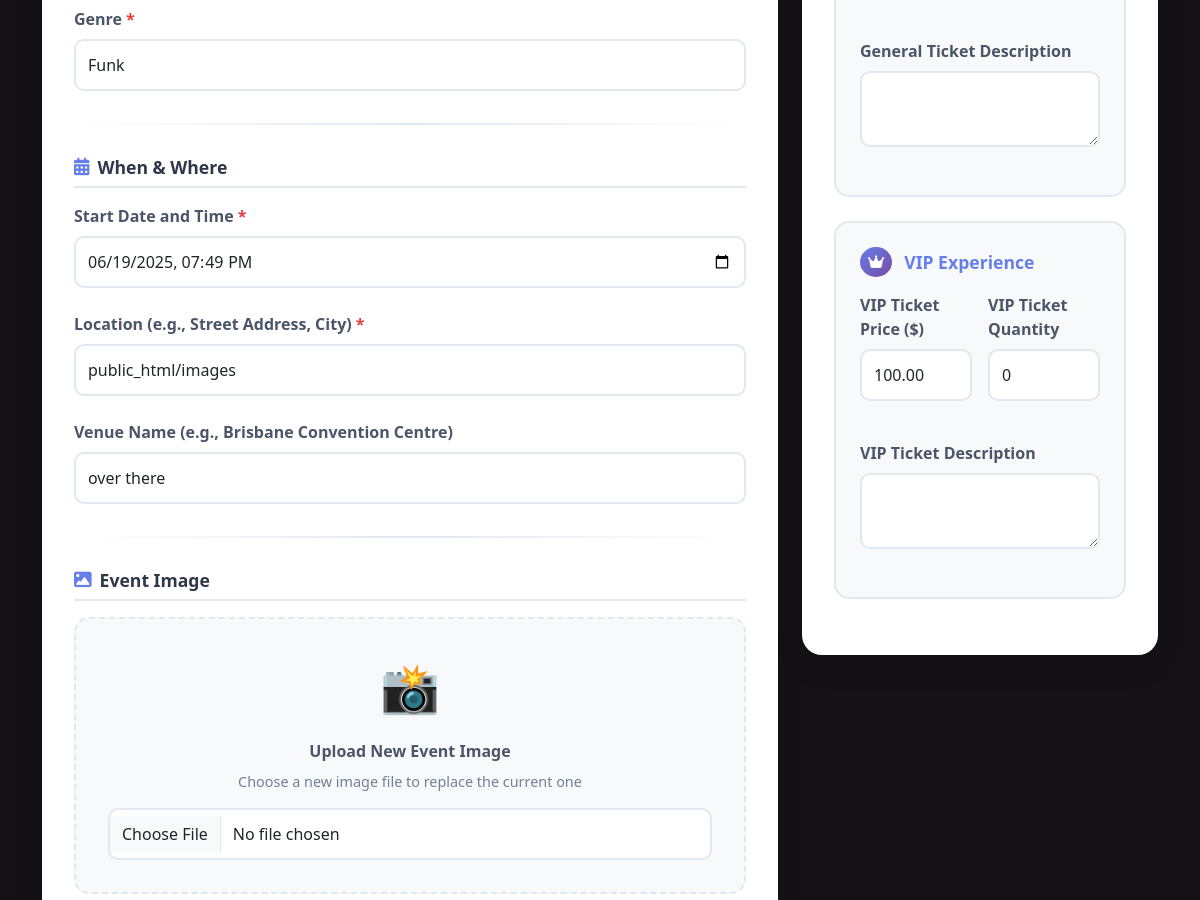
The page /events/4/edit (signed in, middle part) on the database as committed earlier.
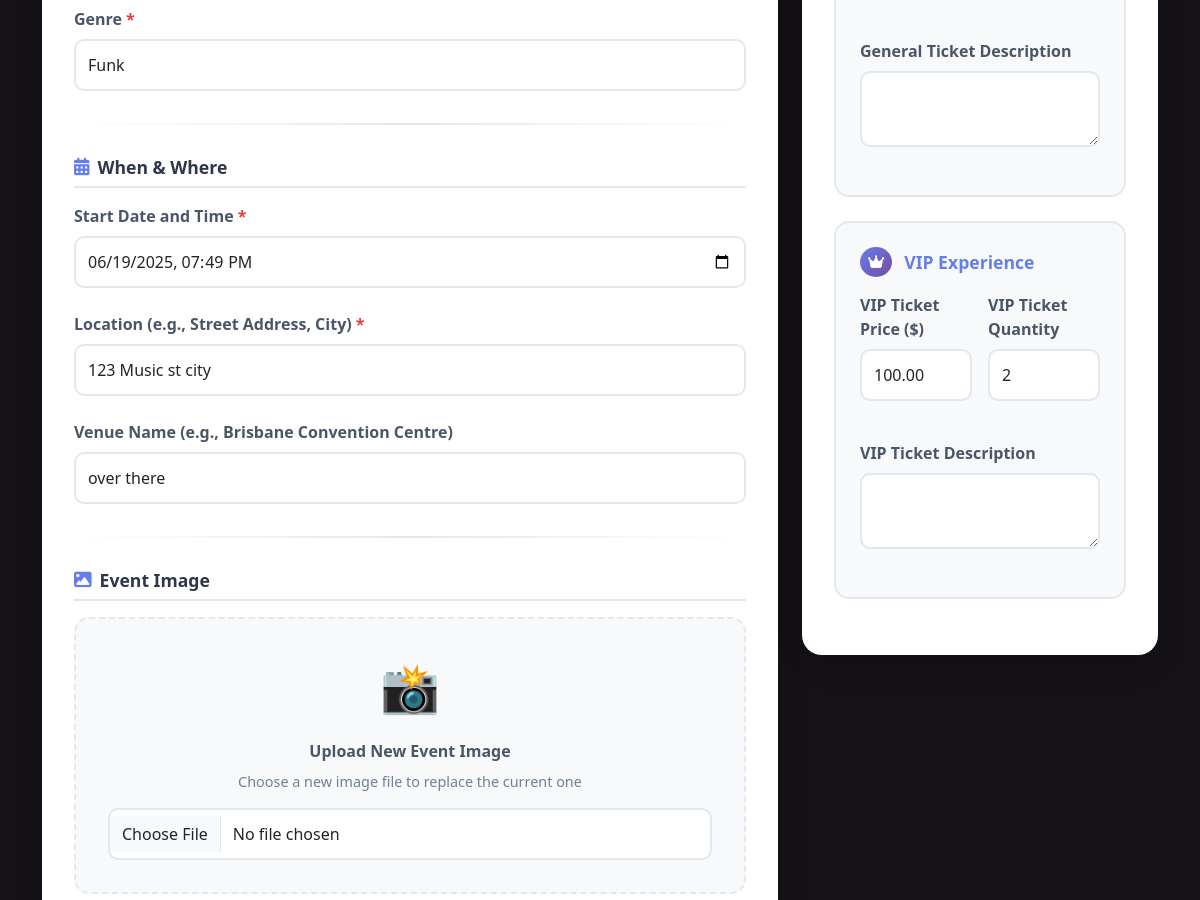
The same page on the database as committed later.
### website/models.py (models this page shows, shortened)
class Event(db.Model):
    __tablename__ = 'events'
    id = db.Column(db.Integer, primary_key=True)
    name = db.Column(db.String(120), index=True, nullable=False)
    description = db.Column(db.Text, nullable=True)
    image_filename = db.Column(db.String(255), nullable=True)
    start_datetime = db.Column(db.DateTime, nullable=False)
    location = db.Column(db.String(100), nullable=False)
    venue = db.Column(db.String(100), nullable=True)
    genre_id = db.Column(db.Integer, db.ForeignKey('genres.id'), nullable=False)  # Reference to Genre table
    artist_info = db.Column(db.Text, nullable=True)
    status = db.Column(db.String(20), default='Open', nullable=False)
    age_limit = db.Column(db.Integer, nullable=True)
    length = db.Column(db.String(50), nullable=True)
    policies = db.Column(db.Text, nullable=True)
    facebook = db.Column(db.String(255), nullable=True)
    instagram = db.Column(db.String(255), nullable=True)
    twitter = db.Column(db.String(255), nullable=True)
    created_at = db.Column(db.DateTime, default=datetime.now)
    updated_at = db.Column(db.DateTime, default=datetime.now, onupdate=datetime.now)
    created_by = db.Column(db.Integer, db.ForeignKey('users.id'), nullable=False)
    ticket_types = db.relationship('ticket_type', backref='event', lazy='dynamic', cascade="all, delete-orphan")
    comments = db.relationship('Comment', backref='event', lazy='dynamic', cascade="all, delete-orphan")
    bookings = db.relationship('Booking', backref='event', lazy='dynamic', cascade="all, delete-orphan")

### website/events.py (the view)
@eventbp.route('/<int:id>/edit', methods=['GET', 'POST'])
@login_required
def edit_event(id):
    event_to_edit = db.session.query(Event).filter_by(id=id).first_or_404()
    if event_to_edit.created_by != current_user.id:
        flash("You are not authorized to edit this event.", "danger")
        return redirect(url_for('event.details', id=id))
    form = EventForm(request.form if request.method == 'POST' else None, obj=event_to_edit)
    ticketform = TicketForm(request.form if request.method == 'POST' else None)
    try:
        genres = db.session.scalars(db.select(Genre)).all()
        form.genre.choices = [(genre.id, genre.name) for genre in genres]
    except Exception as e:
        current_app.logger.error(f"Error loading genres for event editing: {e}")
        flash("Error loading page data. Please check genre setup.", "danger")
        form.genre.choices = []
    if request.method == 'POST':
        if form.validate() and ticketform.validate():
            form.populate_obj(event_to_edit)
            if form.image.data and form.image.data.filename:
                new_image_filename = check_upload_file(form.image.data)
                if new_image_filename:
                    event_to_edit.image_filename = new_image_filename
            ticket_types_to_update = {
                'General Admission': (ticketform.general_price.data, ticketform.general_quantity.data),
                'VIP': (ticketform.vip_price.data, ticketform.vip_quantity.data)
            }
            for type_name_key, (price_data, limit_data) in ticket_types_to_update.items():
                existing_ticket = event_to_edit.ticket_types.filter_by(type_name=type_name_key).first()
                if price_data is not None and limit_data is not None:
                    if existing_ticket:
                        existing_ticket.price = float(price_data)
                        existing_ticket.quantity_available = limit_data
                    else:
                        new_ticket = ticket_type(
                            event_id=event_to_edit.id,
                            type_name=type_name_key,
                            price=float(price_data),
                            quantity_available=limit_data
                        )
                        db.session.add(new_ticket)
                elif existing_ticket:
                    db.session.delete(existing_ticket)
            try:
                db.session.commit()
                flash(f'Event "{event_to_edit.name}" updated successfully!', 'success')
                return redirect(url_for('event.details', id=event_to_edit.id))
            except Exception as e:
                db.session.rollback()
                current_app.logger.error(f"Error updating event: {e}")
                flash(f"Error updating event: {str(e)}", "danger")
    else:
        form.genre.data = event_to_edit.genre_id
        general_t = event_to_edit.ticket_types.filter_by(type_name='General Admission').first()
        if general_t:
            ticketform.general_price.data = int(general_t.price) if general_t.price is not None else None
            ticketform.general_quantity.data = general_t.quantity_available
        vip_t = event_to_edit.ticket_types.filter_by(type_name='VIP').first()
        if vip_t:
            ticketform.vip_price.data = int(vip_t.price) if vip_t.price is not None else None
            ticketform.vip_quantity.data = vip_t.quantity_available
    return render_template('events/editEvent.html', form=form, ticketform=ticketform, event_id=event_to_edit.id, title=f"Edit Event: {event_to_edit.name}")

### website/forms.py (shortened to what this page needs)
class TicketForm(FlaskForm):
    general_price = DecimalField('General Ticket Price ($)', validators=[Optional(), NumberRange(min=0, message="Price cannot be negative.")], places=2)
    general_quantity = IntegerField('General Ticket Quantity', validators=[Optional(), NumberRange(min=1, message="Must be a positive number.")])
    general_description = TextAreaField('General Ticket Description', validators=[Optional(), Length(max=500)])
    vip_price = DecimalField('VIP Ticket Price ($)', validators=[Optional(), NumberRange(min=0, message="Price cannot be negative.")], places=2)
    vip_quantity = IntegerField('VIP Ticket Quantity', validators=[Optional(), NumberRange(min=1, message="Must be a positive number.")])
    vip_description = TextAreaField('VIP Ticket Description', validators=[Optional(), Length(max=500)])

### website/templates/events/editEvent.html (shortened to what the changed rows need)
{% extends 'base.html' %}
{% from "bootstrap5/form.html" import render_form %}
{% block head %}
    <link rel="stylesheet" href="{{ url_for('static', filename='style/editEvent.css') }}">
{% endblock %}
{% block content %}
<div class="container">
    <form method="POST" action="{{ url_for('event.edit_event', id=event_id) }}" enctype="multipart/form-data" novalidate>
        <div class="row">
            <div class="col-lg-8 mb-4">
                <div class="form-card">
                    <div class="form-card-body">
                        <div class="form-section">
                            <div class="form-group">
                                {{ form.genre.label(class="form-label required-field") }}
                                {{ form.genre(class="form-control" + (" is-invalid" if form.genre.errors else "")) }}
                            </div>
                        </div>
                        <div class="form-section">
                            <div class="form-group">
                                {{ form.start_datetime.label(class="form-label required-field") }}
                                {{ form.start_datetime(class="form-control" + (" is-invalid" if form.start_datetime.errors else "")) }}
                            </div>
                            <div class="form-group">
                                {{ form.location.label(class="form-label required-field") }}
                                {{ form.location(class="form-control" + (" is-invalid" if form.location.errors else "")) }}
                            </div>
                            {% if form.venue %}
                                <div class="form-group">
                                    {{ form.venue.label(class="form-label") }}
                                    {{ form.venue(class="form-control") }}
                                </div>
                            {% endif %}
                        </div>
                    </div>
                </div>
            </div>
            <div class="col-lg-4 mb-4">
                <div class="form-card">
                    <div class="form-card-body">
                        <div class="ticket-section">
                            <div class="price-quantity-row">
                                <div class="form-group">
                                    {{ ticketform.vip_quantity.label(class="form-label") }}
                                    {{ ticketform.vip_quantity(class="form-control") }}
                                </div>
                            </div>
                        </div>
                    </div>
                </div>
            </div>
        </div>
    </form>
</div>
{% endblock %}

Rows that differ between the two databases and show on the page:
changed Event "Funk": location "public_html/images" → "123 Music st city"
Other text that changed with them:
form field vip_quantity: "0" → "2"
